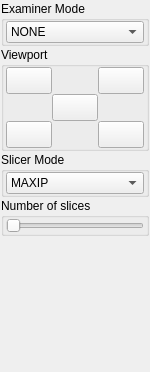
         <widget class="QWidget" name="pageAdvancedFunctions">
          <property name="geometry">
           <rect>
            <x>0</x>
            <y>0</y>
            <width>150</width>
            <height>372</height>
           </rect>
          </property>
          <attribute name="label">
           <string>Examiner / Slicer</string>
          </attribute>
          <layout class="QVBoxLayout" name="verticalLayout">
           <property name="spacing">
            <number>1</number>
           </property>
           <property name="margin">
            <number>1</number>
           </property>
           <item>
            <widget class="QGroupBox" name="groupBox_4">
             <property name="minimumSize">
              <size>
               <width>50</width>
               <height>0</height>
              </size>
             </property>
             <property name="contextMenuPolicy">
              <enum>Qt::NoContextMenu</enum>
             </property>
             <property name="title">
              <string>Examiner Mode</string>
             </property>
             <layout class="QGridLayout" name="gridLayout_5">
              <property name="leftMargin">
               <number>2</number>
              </property>
              <property name="topMargin">
               <number>0</number>
              </property>
              <property name="rightMargin">
               <number>2</number>
              </property>
              <property name="bottomMargin">
               <number>0</number>
              </property>
              <property name="spacing">
               <number>0</number>
              </property>
              <item row="0" column="0">
               <widget class="QComboBox" name="cmbExaminerMode">
                <item>
                 <property name="text">
                  <string>NONE</string>
                 </property>
                </item>
                <item>
                 <property name="text">
                  <string>ROTATE</string>
                 </property>
                </item>
                <item>
                 <property name="text">
                  <string>PANZOOM</string>
                 </property>
                </item>
                <item>
                 <property name="text">
                  <string>ROTATE_PLANE</string>
                 </property>
                </item>
                <item>
                 <property name="text">
                  <string>TRANSLATE_PLANE</string>
                 </property>
                </item>
                <item>
                 <property name="text">
                  <string>PAN</string>
                 </property>
                </item>
               </widget>
              </item>
             </layout>
            </widget>
           </item>
           <item>
            <widget class="QGroupBox" name="groupBox_8">
             <property name="minimumSize">
              <size>
               <width>50</width>
               <height>0</height>
              </size>
             </property>
             <property name="contextMenuPolicy">
              <enum>Qt::NoContextMenu</enum>
             </property>
             <property name="title">
              <string>Viewport</string>
             </property>
             <layout class="QGridLayout" name="gridLayout_11">
              <property name="leftMargin">
               <number>2</number>
              </property>
              <property name="topMargin">
               <number>0</number>
              </property>
              <property name="rightMargin">
               <number>2</number>
              </property>
              <property name="bottomMargin">
               <number>0</number>
              </property>
              <property name="spacing">
               <number>0</number>
              </property>
              <item row="0" column="0">
               <widget class="QPushButton" name="btnMaxTopLeft">
                <property name="minimumSize">
                 <size>
                  <width>0</width>
                  <height>27</height>
                 </size>
                </property>
                <property name="maximumSize">
                 <size>
                  <width>16777215</width>
                  <height>27</height>
                 </size>
                </property>
                <property name="toolTip">
                 <string>A</string>
                </property>
                <property name="text">
                 <string/>
                </property>
                <property name="icon">
                 <iconset resource="../qrc/basicviewer.qrc">
                  <normaloff>:/images/layout_upper_left.PNG</normaloff>:/images/layout_upper_left.PNG</iconset>
                </property>
                <property name="iconSize">
                 <size>
                  <width>21</width>
                  <height>21</height>
                 </size>
                </property>
                <property name="checkable">
                 <bool>false</bool>
                </property>
                <property name="autoRepeat">
                 <bool>false</bool>
                </property>
                <property name="autoExclusive">
                 <bool>false</bool>
                </property>
                <property name="autoDefault">
                 <bool>false</bool>
                </property>
                <property name="flat">
                 <bool>false</bool>
                </property>
               </widget>
              </item>
              <item row="0" column="2">
               <widget class="QPushButton" name="btnMaxTopRight">
                <property name="minimumSize">
                 <size>
                  <width>0</width>
                  <height>27</height>
                 </size>
                </property>
                <property name="maximumSize">
                 <size>
                  <width>16777215</width>
                  <height>27</height>
                 </size>
                </property>
                <property name="toolTip">
                 <string>B</string>
                </property>
                <property name="text">
                 <string/>
                </property>
                <property name="icon">
                 <iconset resource="../qrc/basicviewer.qrc">
                  <normaloff>:/images/layout_upper_right.PNG</normaloff>:/images/layout_upper_right.PNG</iconset>
                </property>
                <property name="iconSize">
                 <size>
                  <width>21</width>
                  <height>21</height>
                 </size>
                </property>
                <property name="checkable">
                 <bool>false</bool>
                </property>
                <property name="autoRepeat">
                 <bool>false</bool>
                </property>
                <property name="autoExclusive">
                 <bool>false</bool>
                </property>
                <property name="autoDefault">
                 <bool>false</bool>
                </property>
                <property name="flat">
                 <bool>false</bool>
                </property>
               </widget>
              </item>
              <item row="1" column="1">
               <widget class="QPushButton" name="btnViewAll">
                <property name="minimumSize">
                 <size>
                  <width>0</width>
                  <height>27</height>
                 </size>
                </property>
                <property name="maximumSize">
                 <size>
                  <width>16777215</width>
                  <height>27</height>
                 </size>
                </property>
                <property name="toolTip">
                 <string>All</string>
                </property>
                <property name="text">
                 <string/>
                </property>
                <property name="icon">
                 <iconset resource="../qrc/basicviewer.qrc">
                  <normaloff>:/images/layout_view_all.PNG</normaloff>:/images/layout_view_all.PNG</iconset>
                </property>
                <property name="iconSize">
                 <size>
                  <width>21</width>
                  <height>21</height>
                 </size>
                </property>
                <property name="checkable">
                 <bool>false</bool>
                </property>
                <property name="autoRepeat">
                 <bool>false</bool>
                </property>
                <property name="autoExclusive">
                 <bool>false</bool>
                </property>
                <property name="autoDefault">
                 <bool>false</bool>
                </property>
                <property name="flat">
                 <bool>false</bool>
                </property>
               </widget>
              </item>
              <item row="2" column="2">
               <widget class="QPushButton" name="btnMaxBottomRight">
                <property name="minimumSize">
                 <size>
                  <width>0</width>
                  <height>27</height>
                 </size>
                </property>
                <property name="maximumSize">
                 <size>
                  <width>16777215</width>
                  <height>27</height>
                 </size>
                </property>
                <property name="toolTip">
                 <string>VR</string>
                </property>
                <property name="text">
                 <string/>
                </property>
                <property name="icon">
                 <iconset resource="../qrc/basicviewer.qrc">
                  <normaloff>:/images/layout_lower_right.PNG</normaloff>:/images/layout_lower_right.PNG</iconset>
                </property>
                <property name="iconSize">
                 <size>
                  <width>21</width>
                  <height>21</height>
                 </size>
                </property>
                <property name="checkable">
                 <bool>false</bool>
                </property>
                <property name="autoRepeat">
                 <bool>false</bool>
                </property>
                <property name="autoExclusive">
                 <bool>false</bool>
                </property>
                <property name="autoDefault">
                 <bool>false</bool>
                </property>
                <property name="flat">
                 <bool>false</bool>
                </property>
               </widget>
              </item>
              <item row="2" column="0">
               <widget class="QPushButton" name="btnMaxBottomLeft">
                <property name="minimumSize">
                 <size>
                  <width>0</width>
                  <height>27</height>
                 </size>
                </property>
                <property name="maximumSize">
                 <size>
                  <width>16777215</width>
                  <height>27</height>
                 </size>
                </property>
                <property name="toolTip">
                 <string>C</string>
                </property>
                <property name="text">
                 <string/>
                </property>
                <property name="icon">
                 <iconset resource="../qrc/basicviewer.qrc">
                  <normaloff>:/images/layout_lower_left.PNG</normaloff>:/images/layout_lower_left.PNG</iconset>
                </property>
                <property name="iconSize">
                 <size>
                  <width>21</width>
                  <height>21</height>
                 </size>
                </property>
                <property name="checkable">
                 <bool>false</bool>
                </property>
                <property name="autoRepeat">
                 <bool>false</bool>
                </property>
                <property name="autoExclusive">
                 <bool>false</bool>
                </property>
                <property name="autoDefault">
                 <bool>false</bool>
                </property>
                <property name="flat">
                 <bool>false</bool>
                </property>
               </widget>
              </item>
             </layout>
            </widget>
           </item>
           <item>
            <widget class="QGroupBox" name="groupBox_5">
             <property name="minimumSize">
              <size>
               <width>50</width>
               <height>0</height>
              </size>
             </property>
             <property name="contextMenuPolicy">
              <enum>Qt::NoContextMenu</enum>
             </property>
             <property name="title">
              <string>Slicer Mode</string>
             </property>
             <layout class="QGridLayout" name="gridLayout_6">
              <property name="leftMargin">
               <number>2</number>
              </property>
              <property name="topMargin">
               <number>0</number>
              </property>
              <property name="rightMargin">
               <number>2</number>
              </property>
              <property name="bottomMargin">
               <number>0</number>
              </property>
              <property name="spacing">
               <number>0</number>
              </property>
              <item row="0" column="0">
               <widget class="QComboBox" name="cmbSlicerMode">
                <item>
                 <property name="text">
                  <string notr="true">MAXIP</string>
                 </property>
                </item>
                <item>
                 <property name="text">
                  <string notr="true">MPR</string>
                 </property>
                </item>
                <item>
                 <property name="text">
                  <string notr="true">VRT</string>
                 </property>
                </item>
               </widget>
              </item>
             </layout>
            </widget>
           </item>
           <item>
            <widget class="QGroupBox" name="groupBox_6">
             <property name="minimumSize">
              <size>
               <width>50</width>
               <height>0</height>
              </size>
             </property>
             <property name="contextMenuPolicy">
              <enum>Qt::NoContextMenu</enum>
             </property>
             <property name="title">
              <string>Number of slices</string>
             </property>
             <layout class="QGridLayout" name="gridLayout_9">
              <property name="leftMargin">
               <number>2</number>
              </property>
              <property name="topMargin">
               <number>0</number>
              </property>
              <property name="rightMargin">
               <number>2</number>
              </property>
              <property name="bottomMargin">
               <number>0</number>
              </property>
              <property name="spacing">
               <number>0</number>
              </property>
              <item row="0" column="0">
               <widget class="QSlider" name="sliSlicerNumSlices">
                <property name="minimum">
                 <number>32</number>
                </property>
                <property name="maximum">
                 <number>1024</number>
                </property>
                <property name="orientation">
                 <enum>Qt::Horizontal</enum>
                </property>
               </widget>
              </item>
             </layout>
            </widget>
           </item>
           <item>
            <spacer name="verticalSpacer">
             <property name="orientation">
              <enum>Qt::Vertical</enum>
             </property>
             <property name="sizeHint" stdset="0">
              <size>
               <width>20</width>
               <height>40</height>
              </size>
             </property>
            </spacer>
           </item>
          </layout>
         </widget>
